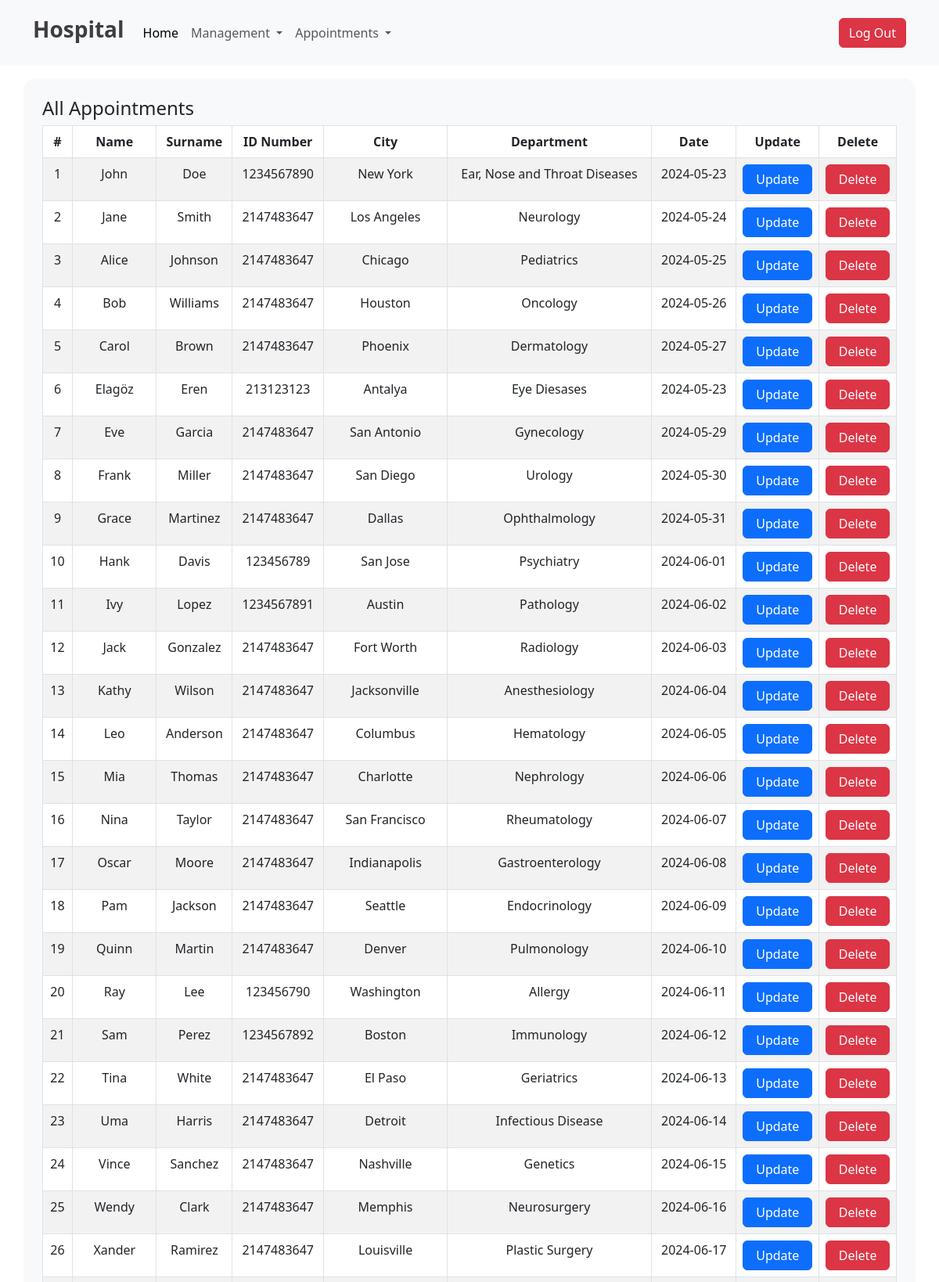
Screenshot of /all-appointments.php (upper part) with the database file from the repository.
### tables this page shows
CREATE TABLE `appointments` (
  `id` int(11) NOT NULL,
  `name` varchar(255) NOT NULL,
  `date` varchar(255) NOT NULL,
  `department` varchar(255) NOT NULL,
  `city` varchar(255) NOT NULL,
  `surname` varchar(255) NOT NULL,
  `id_number` int(11) NOT NULL
);

### all-appointments.php (the view, shortened to what this page needs)
<?php
include "./dbcon.php";
?>
<!DOCTYPE html>
<html lang="en">
<head>
    <link href="https://cdn.jsdelivr.net/npm/bootstrap@5.3.0/dist/css/bootstrap.min.css" rel="stylesheet" />
</head>
<body>
    <?php include './header.php'; ?>
    <section class="container bg-light -10 rounded-4 p-4 mt-3">
        <h4>All Appointments</h4>
        <table class="table table-bordered table-striped text-center">
            <thead>
                <tr>
                    <th>#</th>
                    <th>Name</th>
                    <th>Surname</th>
                    <th>ID Number</th>
                    <th>City</th>
                    <th>Department</th>
                    <th>Date</th>
                    <th>Update</th>
                    <th>Delete</th>
                </tr>
            </thead>
            <?php
            $result = mysqli_query($dbcon, "Select * from `appointments` ");
            if ($result) {
                while ($row = mysqli_fetch_assoc($result)) {
                    $id = $row['id'];
                    $name = $row['name'];
                    $surname = $row['surname'];
                    $id_number = $row['id_number'];
                    $city = $row['city'];
                    $department = $row['department'];
                    $date = $row['date'];
                    echo '<tr>
                                    <td>' . $id . '</td>
                                    <td>' . $name . '</td>
                                    <td>' . $surname . '</td>
                                    <td>' . $id_number . '</td>
                                    <td>' . $city . '</td>
                                    <td>' . $department . '</td>
                                    <td>' . $date . '</td>
                                    <td><button class="btn btn-primary w-100"><a class="nav-link" href="./update-appointment.php?updateid=' . $id . '">Update</a> </button></td>
                                    <td><button class="btn btn-danger w-100" ><a class="nav-link" href="./delete-appointment.php?deleteid=' . $id . '">Delete</a> </button></td>
                                    </tr>';
                }
            } ?>
        </table>
    </section>
</body>
</html>

### rows the page displays
appointments: id "1", name "John", surname "Doe", id_number "1234567890", city "New York", department "Ear, Nose and Throat Diseases", date "2024-05-23"
appointments: id "2", name "Jane", surname "Smith", id_number "2147483647", city "Los Angeles", department "Neurology", date "2024-05-24"
appointments: id "3", name "Alice", surname "Johnson", id_number "2147483647", city "Chicago", department "Pediatrics", date "2024-05-25"
appointments: id "4", name "Bob", surname "Williams", id_number "2147483647", city "Houston", department "Oncology", date "2024-05-26"
appointments: id "5", name "Carol", surname "Brown", id_number "2147483647", city "Phoenix", department "Dermatology", date "2024-05-27"
appointments: id "6", name "Elagöz", surname "Eren", id_number "213123123", city "Antalya", department "Eye Diesases", date "2024-05-23"
appointments: id "7", name "Eve", surname "Garcia", id_number "2147483647", city "San Antonio", department "Gynecology", date "2024-05-29"
appointments: id "8", name "Frank", surname "Miller", id_number "2147483647", city "San Diego", department "Urology", date "2024-05-30"
appointments: id "9", name "Grace", surname "Martinez", id_number "2147483647", city "Dallas", department "Ophthalmology", date "2024-05-31"
appointments: id "10", name "Hank", surname "Davis", id_number "123456789", city "San Jose", department "Psychiatry", date "2024-06-01"
appointments: id "11", name "Ivy", surname "Lopez", id_number "1234567891", city "Austin", department "Pathology", date "2024-06-02"
appointments: id "12", name "Jack", surname "Gonzalez", id_number "2147483647", city "Fort Worth", department "Radiology", date "2024-06-03"
appointments: id "13", name "Kathy", surname "Wilson", id_number "2147483647", city "Jacksonville", department "Anesthesiology", date "2024-06-04"
appointments: id "14", name "Leo", surname "Anderson", id_number "2147483647", city "Columbus", department "Hematology", date "2024-06-05"
appointments: id "15", name "Mia", surname "Thomas", id_number "2147483647", city "Charlotte", department "Nephrology", date "2024-06-06"
appointments: id "16", name "Nina", surname "Taylor", id_number "2147483647", city "San Francisco", department "Rheumatology", date "2024-06-07"
appointments: id "17", name "Oscar", surname "Moore", id_number "2147483647", city "Indianapolis", department "Gastroenterology", date "2024-06-08"
appointments: id "18", name "Pam", surname "Jackson", id_number "2147483647", city "Seattle", department "Endocrinology", date "2024-06-09"
appointments: id "19", name "Quinn", surname "Martin", id_number "2147483647", city "Denver", department "Pulmonology", date "2024-06-10"
appointments: id "20", name "Ray", surname "Lee", id_number "123456790", city "Washington", department "Allergy", date "2024-06-11"
appointments: id "21", name "Sam", surname "Perez", id_number "1234567892", city "Boston", department "Immunology", date "2024-06-12"
appointments: id "22", name "Tina", surname "White", id_number "2147483647", city "El Paso", department "Geriatrics", date "2024-06-13"
appointments: id "23", name "Uma", surname "Harris", id_number "2147483647", city "Detroit", department "Infectious Disease", date "2024-06-14"
appointments: id "24", name "Vince", surname "Sanchez", id_number "2147483647", city "Nashville", department "Genetics", date "2024-06-15"
appointments: id "25", name "Wendy", surname "Clark", id_number "2147483647", city "Memphis", department "Neurosurgery", date "2024-06-16"
appointments: id "26", name "Xander", surname "Ramirez", id_number "2147483647", city "Louisville", department "Plastic Surgery", date "2024-06-17"
